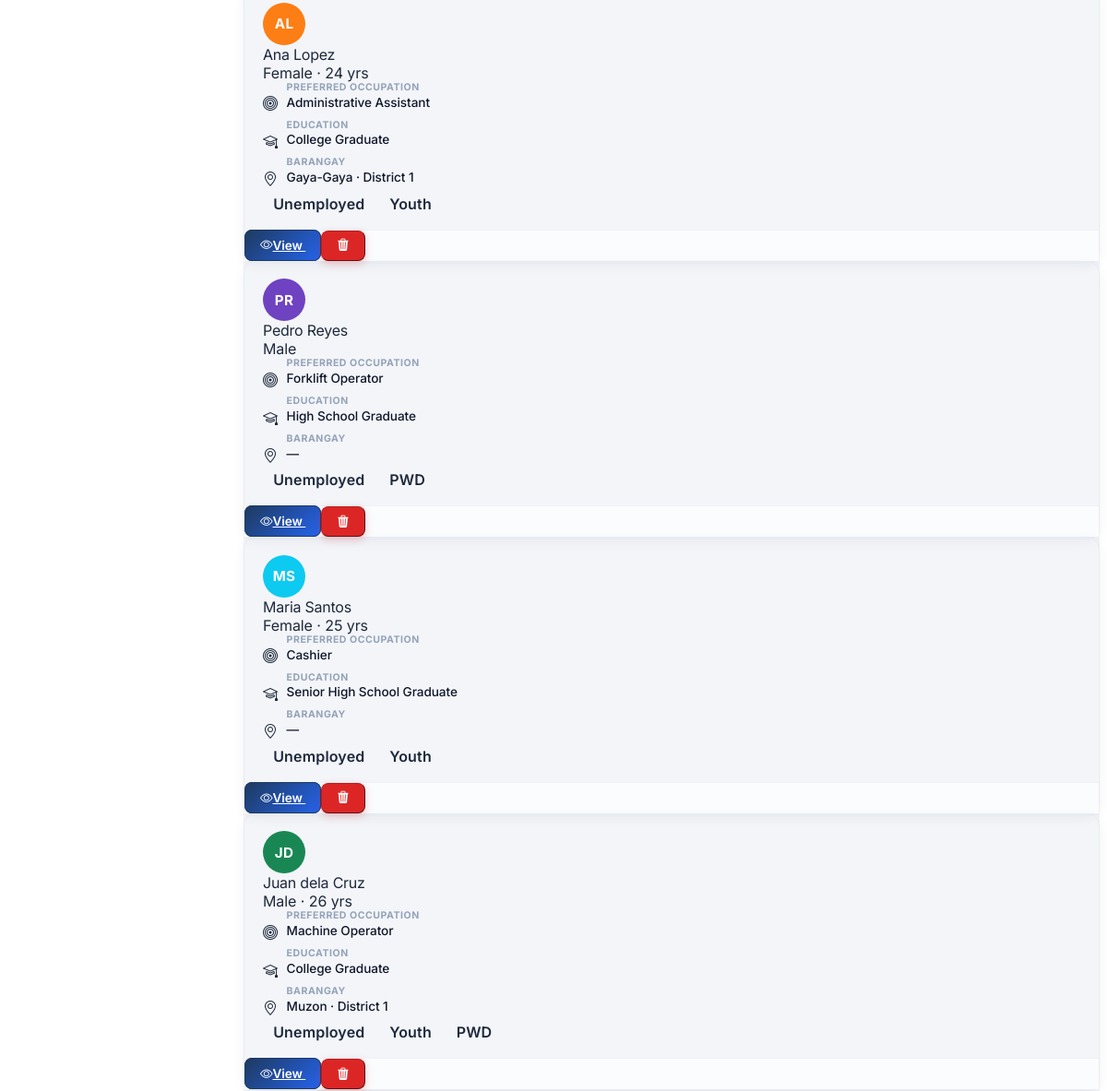
The app's page /applicants (signed in, middle part), older data.
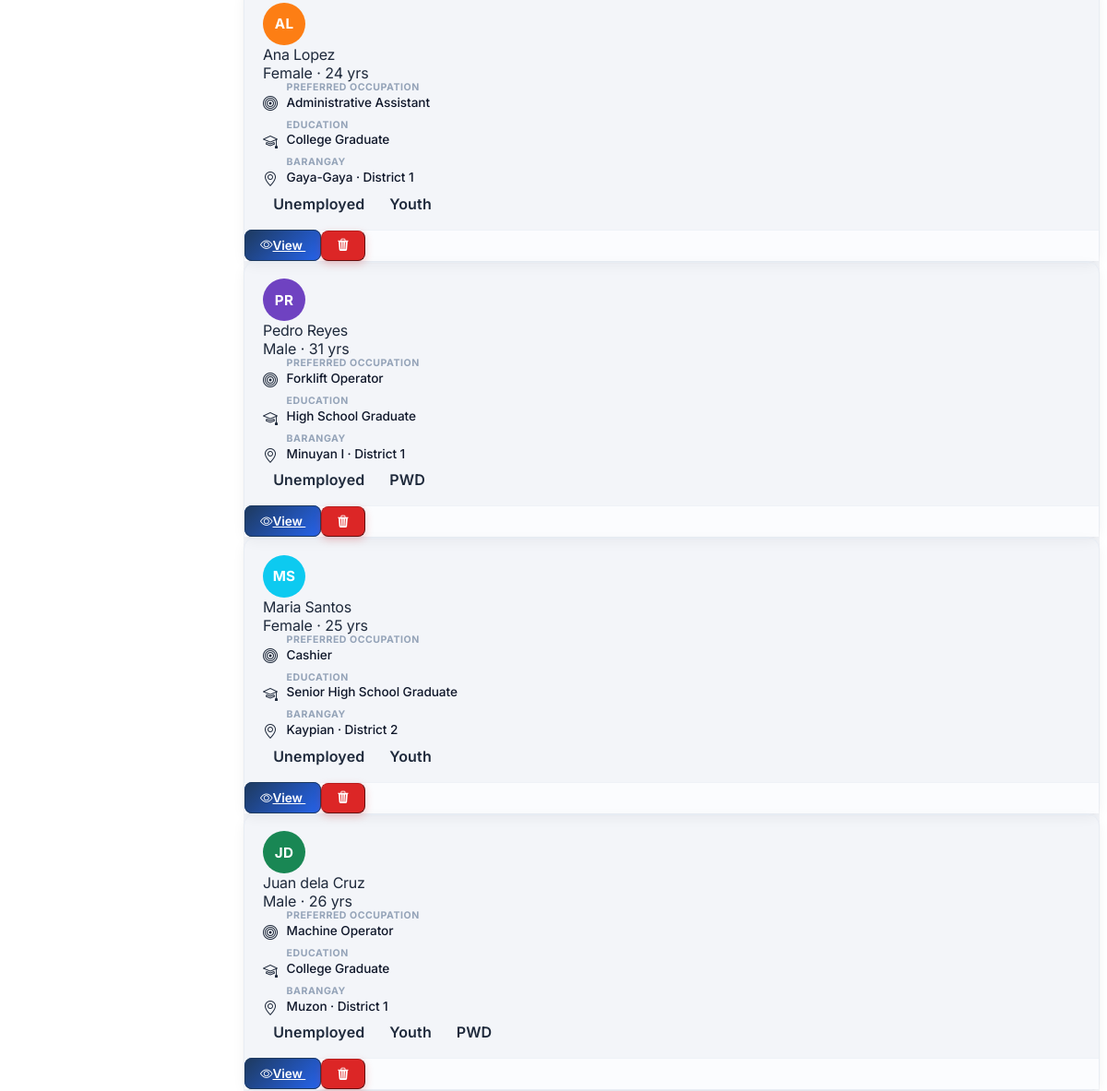
The same page, newer data.
### tables this page shows
CREATE TABLE "applicants" (
                applicant_id                 INTEGER  PRIMARY KEY AUTOINCREMENT,
                first_name         TEXT     NOT NULL,
                last_name          TEXT     NOT NULL,
                sex                TEXT,
                age                INTEGER,
                barangay           TEXT,
                district           TEXT,
                employment_status  TEXT     DEFAULT 'Unemployed',
                is_pwd             INTEGER  DEFAULT 0,
                educ_level         TEXT     NOT NULL,
                preferred_position TEXT     NOT NULL,
                skills             TEXT     NOT NULL,
                work_experience    TEXT,
                user_id            INTEGER  REFERENCES users(user_id),
                created_at         DATETIME DEFAULT CURRENT_TIMESTAMP,
                is_archived        INTEGER  DEFAULT 0
            , birthdate DATE, contact_number TEXT, middle_name TEXT, suffix TEXT, civil_status TEXT, address_line TEXT, city TEXT, province TEXT, height_cm TEXT, religion TEXT, tin TEXT, landline TEXT, disability TEXT, is_4ps INTEGER DEFAULT 0, household_id TEXT, is_wodp INTEGER DEFAULT 0, is_dswd_foodstamp INTEGER DEFAULT 0, is_caregiver INTEGER DEFAULT 0, is_ofw INTEGER DEFAULT 0, ofw_country TEXT, is_former_ofw INTEGER DEFAULT 0, former_ofw_country TEXT, ofw_return_date TEXT, employed_type TEXT, unemployed_reason TEXT, job_search_months INTEGER, pref_work_local TEXT, pref_work_overseas TEXT, languages TEXT, education TEXT, trainings TEXT, eligibilities TEXT, work_history TEXT, other_skills TEXT, certified INTEGER DEFAULT 0, certified_at DATETIME, photo TEXT);

### app.py (the view)
@app.route('/applicants')
@admin_required
def applicants_list():
    db = get_db()
    search    = request.args.get('search', '').strip()
    status    = request.args.get('status', 'all')
    district  = request.args.get('district', '')
    view      = request.args.get('view', 'card')
    page      = max(1, request.args.get('page', 1, type=int) or 1)
    per_page  = APPLICANTS_PER_PAGE
    where  = ['is_archived=0']
    params = []
    if search:
        where.append('(first_name LIKE ? OR last_name LIKE ? OR preferred_position LIKE ? OR skills LIKE ?)')
        like = f'%{search}%'
        params += [like, like, like, like]
    if status == 'incomplete':
        where.append("(skills='' OR educ_level='' OR preferred_position='')")
    elif status == 'employed':
        where.append("employment_status='Employed'")
    elif status == 'unemployed':
        where.append("employment_status='Unemployed'")
    if district in ('District 1', 'District 2'):
        where.append('district=?')
        params.append(district)
    where_sql = ' AND '.join(where)
    total  = db.execute(f'SELECT COUNT(*) FROM applicants WHERE {where_sql}', params).fetchone()[0]
    pages  = max(1, (total + per_page - 1) // per_page)
    page   = min(page, pages)
    offset = (page - 1) * per_page
    applicants = db.execute(
        f'SELECT * FROM applicants WHERE {where_sql} ORDER BY last_name, first_name LIMIT ? OFFSET ?',
        params + [per_page, offset]
    ).fetchall()
    return render_template('applicants/list.html', applicants=applicants,
                           search=search, status=status,
                           district=district, view=view, page=page, pages=pages,
                           total=total)

### app.py (called while the page is built)
def get_db():
    if 'db' not in g:
        g.db = sqlite3.connect(DATABASE)
        g.db.row_factory = sqlite3.Row
        g.db.execute('PRAGMA foreign_keys = ON')
    return g.db

@app.before_request
def drop_stale_session():
    if 'user_id' in session and not (request.endpoint or '').startswith('static'):
        row = get_db().execute('SELECT is_active FROM users WHERE user_id=?', (session['user_id'],)).fetchone()
        if row is None or row['is_active'] == 0:
            session.clear()

@app.before_request
def csrf_same_origin_guard():
    if request.method in ('POST', 'PUT', 'PATCH', 'DELETE'):
        src = request.headers.get('Origin') or request.headers.get('Referer')
        if src:
            from urllib.parse import urlparse
            if urlparse(src).netloc != request.host:
                abort(403)

@app.after_request
def security_headers(resp):
    resp.headers.setdefault('X-Content-Type-Options', 'nosniff')
    resp.headers.setdefault('X-Frame-Options', 'SAMEORIGIN')
    resp.headers.setdefault('Referrer-Policy', 'same-origin')
    return resp

### templates/applicants/list.html (shortened to what this page needs)
{% extends 'base.html' %}
{% block content %}
{% set avatar_colors = ['#2563eb','#198754','#0dcaf0','#6f42c1','#fd7e14','#d63384','#20c997'] %}
{% macro ap_avatar(ap, size='') -%}
{%- if ap.photo -%}
<img class="avatar" style="{{ size }}object-fit:cover;" src="{{ url_for('profile_photo', filename=ap.photo) }}" alt="" loading="lazy" onerror="this.outerHTML=this.dataset.fb" data-fb='<span class="avatar" style="{{ size }}background:{{ avatar_colors[ap.applicant_id % 7] }}">{{ ap.first_name[0] if ap.first_name }}{{ ap.last_name[0] if ap.last_name }}</span>' />
{%- else -%}
<span class="avatar" style="{{ size }}background:{{ avatar_colors[ap.applicant_id % 7] }}">{{ ap.first_name[0] if ap.first_name }}{{ ap.last_name[0] if ap.last_name }}</span>
{%- endif -%}
{%- endmacro %}
{% if not applicants %}
<div class="card apps-card" style="overflow:hidden;">
  <div class="card-body text-center text-muted py-5">
    <i class="bi bi-inbox" style="font-size:2rem;"></i>
    <p class="mt-2 mb-0">No applicants match your filters.</p>
  </div>
</div>
{% else %}
<div class="row g-3">
  {% for ap in applicants %}
  <div class="col-sm-6 col-lg-4 col-xl-3">
    <div class="card applicant-card shadow-sm h-100">
      <div class="card-body pb-2">
        <div class="d-flex align-items-center gap-3 mb-3">
          {{ ap_avatar(ap) }}
          <div class="overflow-hidden">
            <div class="fw-bold text-truncate">{{ ap.first_name }} {{ ap.last_name }}</div>
            <div class="small text-muted">{{ ap.sex or '—' }}{% if ap.age is not none %} · {{ ap.age }} yrs{% endif %}</div>
          </div>
        </div>
        <div class="ap-field"><i class="bi bi-bullseye text-primary"></i><div class="overflow-hidden"><span class="ap-lbl">Preferred occupation</span><span class="ap-val text-truncate">{{ ap.preferred_position or '—' }}</span></div></div>
        <div class="ap-field"><i class="bi bi-mortarboard text-secondary"></i><div class="overflow-hidden"><span class="ap-lbl">Education</span><span class="ap-val text-truncate">{{ ap.educ_level or '—' }}</span></div></div>
        <div class="ap-field mb-2"><i class="bi bi-geo-alt text-secondary"></i><div class="overflow-hidden"><span class="ap-lbl">Barangay</span><span class="ap-val text-truncate">{{ ap.barangay or '—' }}{% if ap.district %} · {{ ap.district }}{% endif %}</span></div></div>
        <div class="d-flex flex-wrap gap-1">
          <span class="badge {% if ap.employment_status == 'Unemployed' %}bg-danger-subtle text-danger-emphasis{% else %}bg-success-subtle text-success-emphasis{% endif %}">{{ ap.employment_status or 'Unemployed' }}</span>
          {% if ap.age is not none and ap.age >= 15 and ap.age <= 30 %}<span class="badge bg-info-subtle text-info-emphasis">Youth</span>{% endif %}
          {% if ap.is_pwd %}<span class="badge bg-danger-subtle text-danger-emphasis">PWD</span>{% endif %}
        </div>
      </div>
      <div class="card-footer bg-transparent d-flex gap-2 pt-2 vac-actions">
        <a href="{{ url_for('applicant_view', aid=ap.applicant_id) }}" class="btn btn-sm btn-view-details flex-fill" title="View details">
          <i class="bi bi-eye me-1"></i>View
        </a>
        <button class="btn btn-sm btn-outline-danger" title="Delete permanently"
          data-coreui-toggle="modal" data-coreui-target="#deleteModal"
          data-aid="{{ ap.applicant_id }}"
          data-name="{{ ap.first_name }} {{ ap.last_name }}">
          <i class="bi bi-trash3-fill"></i>
        </button>
      </div>
    </div>
  </div>
  {% endfor %}
</div>
{% endif %}
{% endblock %}

Row changes from the older to the newer data that the page shows:
changed applicants "Pedro": age (not shown) → "31"; barangay "—" → "Minuyan I"; district (not shown) → "District 1"
changed applicants "Maria": barangay "—" → "Kaypian"; district (not shown) → "District 2"
